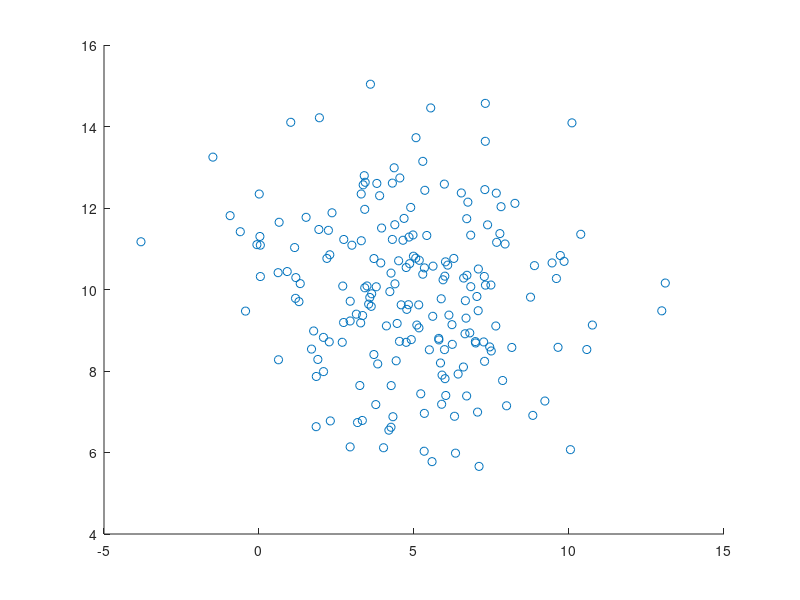

This figure's MATLAB source: (Note: this script raises an error after producing the figure.)
close all

% Case 1: Class 1
nA = 200;
classA = randn(nA,2);
muA = [5, 10]';
SA = [8, 0; 0, 4];
classA = (classA*sqrtm(SA))' + muA;
% Compare against MATLAB built in function
testA = mvnrnd(muA, SA, nA);

nB = 200;
classB = randn(nB, 2);
muB = [10 15]';
SB = [8 0; 0 4];
classB = (classB*sqrtm(SB))' + muB;
% Compare against MATLAB built in function
testB = mvnrnd(muB, SB, nB);

figure
scatter(classA(1,:),classA(2,:))
hold on
plot_ellipse(5,10,0,sqrt(8),sqrt(4),'k')
hold on
scatter(classB(1,:),classB(2,:))
plot_ellipse(10,15,0,sqrt(8),sqrt(4),'k')
legend('class A', 'unit SD equiprobability contour','class B')
title('Manually Generated Gaussian Clusters')

figure
scatter(testA(:,1),testA(:,2))
hold on
plot_ellipse(5,10,0,sqrt(8),sqrt(4),'k')
hold on
scatter(testB(:,1),testB(:,2))
hold on
plot_ellipse(10,15,0,sqrt(8),sqrt(4),'k')
legend('class A', 'unit SD equiprobability contour','class B')
title('MATLAB Generated Gaussian Clusters')
